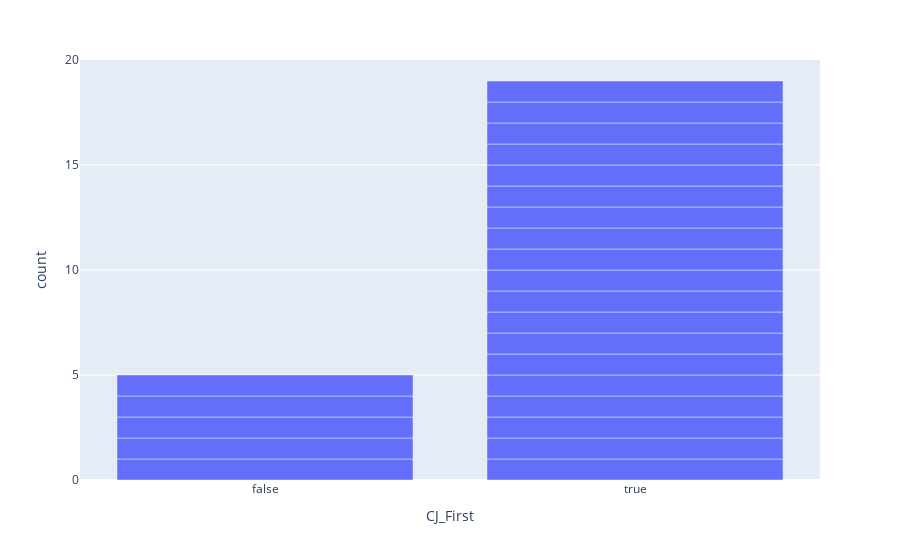

Notebook cell for this chart:
### Code cell
fig1 = px.bar(joined_df, x='CJ_First')
fig1.show()

### Figure 1 — Plotly figure (JSON) as saved in the notebook; plotly's stock layout.template omitted (floating-point values rounded to 4 significant figures)
{"data": [{"alignmentgroup": "True", "hovertemplate": "CJ_First=%{x}<br>count=%{y}<extra></extra>", "legendgroup": "", "marker": {"color": "#636efa", "pattern": {"shape": ""}}, "name": "", "offsetgroup": "", "orientation": "v", "showlegend": false, "textposition": "auto", "type": "bar", "x": [false, true, false, false, true, true, false, true, true, true, true, false, true, true, true, true, true, true, true, true, true, true, true, true], "xaxis": "x", "y": [1, 1, 1, 1, 1, 1, 1, 1, 1, 1, 1, 1, 1, 1, 1, 1, 1, 1, 1, 1, 1, 1, 1, 1], "yaxis": "y"}], "layout": {"barmode": "relative", "legend": {"tracegroupgap": 0}, "margin": {"t": 60}, "xaxis": {"anchor": "y", "domain": [0, 1], "title": {"text": "CJ_First"}}, "yaxis": {"anchor": "x", "domain": [0, 1], "title": {"text": "count"}}}}
